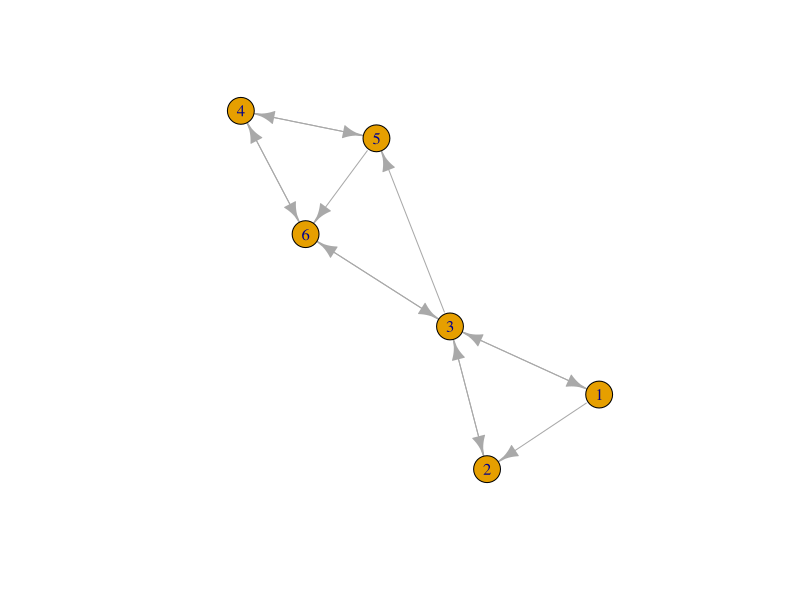

This figure's R source:
## ---- chunk 1
# Part 1
A <- c(0,0.5,0.5,0,0,0, 0,0,1,0,0,0, 0.25,0.25,0,0,0.25,0.25, 0,0,0,0,0.5,0.5, 0,0,0,0.5,0,0.5, 0,0,0.5,0.5,0,0)


dim(A) <- c(6, 6)

B = 0.85 * A + 0.15/6

# Part 2
r = data.matrix(c(1/6, 1/6, 1/6, 1/6, 1/6, 1/6))

k = 100
for(i in 1:k)
{
  r = B %*% r
}

# Part 3

# calculate eigen values
eigenValB = eigen(B)$values

# note the max of 1 here
eigenValB 

# calculate eigen vectors
eigVecB = eigen(B)$vectors[,1]

# scale the corresponding eigen vector by scalar value.  Also truncate the 0
# magnitude complex components
eigVecB = Re(eigVecB / -2.307201787)

# sum 
sum(eigVecB)

# check equivalence to r
check <- all.equal(data.matrix(eigVecB), r, 0.00001)
check

library(igraph)

pages <- data.frame(name=c("1", "2", "3", "4", "5", "6"))

relations <- data.frame(from =c("1", "1", "2", "3","3","3","3","4","4","5","5","6","6"), to=c("2","3", "3", "1","2","5","6","6","5","6","4","3","4") )

g <- graph.data.frame(relations, directed=TRUE, vertices=pages)

plot(g)

page.rank(g)


